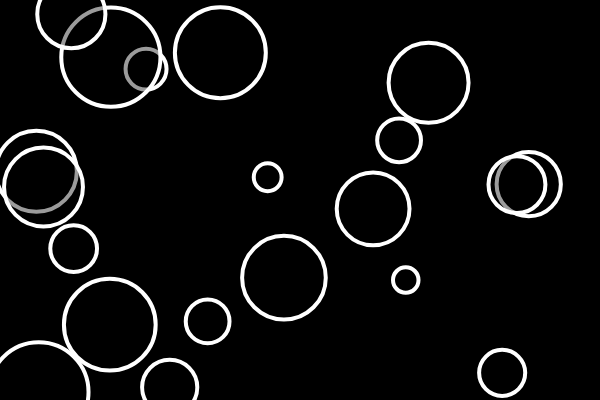
Frame 1 (no input)
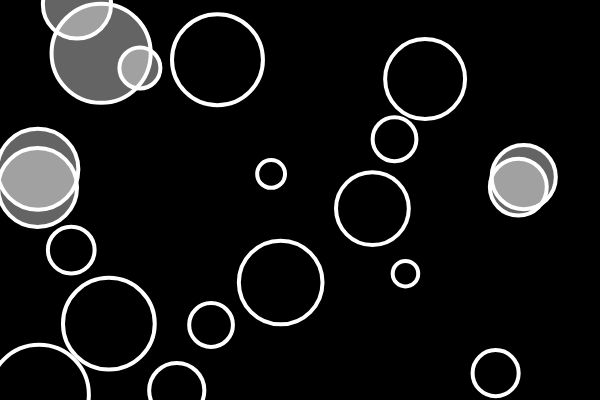
Frame 60 (no input)
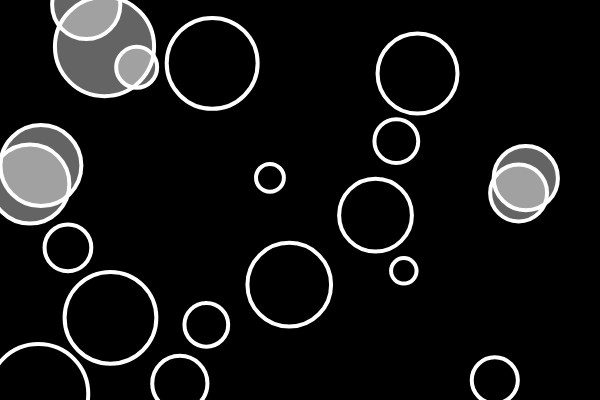
Frame 120 (the mouse pressed at the canvas centre since frame 60)

The p5.js sketch that drew these frames (run headless with seeded random() and noise() and a simulated clock; from frame 60 on, the mouse is pressed at the canvas centre):

// p5.js sketch
// ── sketch.js
/*
  Copy of the code from Coding Train 7.7 - Object communication part 2
  goal - recreate code from 7.7
  create a bubble class - within the bubble class, create a function to detect if 2 bubbles touch
  create multiple bubbles with the class
  change the background of a bubble if it touches another, remove change if they stop touching 
*/

let bubbles = []

function setup() {
  createCanvas(600, 400);
  for (let i = 0; i<20; i++){
    let x = random(width);
    let y = random(height);
    let r = random(10,50);
  	bubbles[i] = new Bubble(x,y,r); 
  }
}

function draw() {
  background(0);
	
  for (let b of bubbles){
    b.show();
    b.move();
    for (let other of bubbles) {
    //We check if b doesn't equal other on each for loop to 
    //avoid an object checking if it intersects itself
      if (b!==other&&b.intersects(other)){
        b.overlapping = true;
      }
	    
      if (b.overlapping) {
        b.changeColor(255);
      } else {
        b.changeColor(0);
      }
    }
  }
}

class Bubble {
  constructor(x, y, r=50) {
    this.x = x;
    this.y = y;
    this.r = r;
    this.brightness = 0;
    this.overlapping = false;
  }
  intersects(other){
    let d = dist(this.x,this.y,other.x,other.y)
    return d<this.r+other.r
  }
  changeColor(bright){
    this.brightness = bright; 
  }
  move() {
    this.x = this.x + random(-1, 1);
    this.y = this.y + random(-1, 1);
  }
  show() {
    stroke(255);
    strokeWeight(4);
    fill(this.brightness,100);
    ellipse(this.x, this.y, this.r * 2);
    this.overlapping = false;
  }
}
